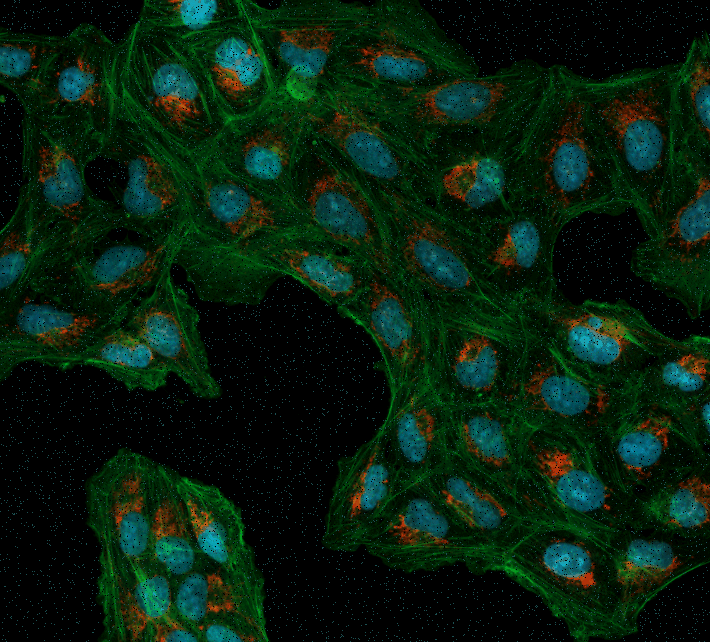
#> input picture images/Osteosarcoma_01_8bit_salt_pepper_cropped.tif, 710 x 642 px
$ python '04 Functions in Python.py'
#> lines starting #> are read from the running program, lines starting #| are printed output that depends on the picture
# -*- coding: utf-8 -*-
"""
Created on Thu May 19 08:32:57 2022

@author: Reza
"""
from skimage import io, filters
from matplotlib import pyplot as plt

def gaussian_of_img(img,sigma=1):
    gaussian_img = filters.gaussian(img, sigma)
    return(gaussian_img)

my_image = io.imread('images/Osteosarcoma_01_8bit_salt_pepper_cropped.tif')
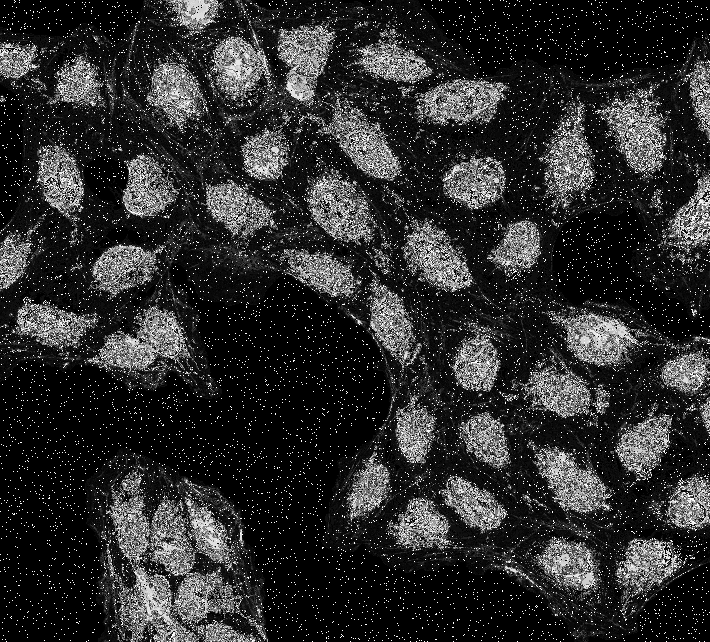
#> my_image: shape (642, 710); min 0, max 255, mean 45.3

filtered = gaussian_of_img(my_image, 3)
#> in gaussian_of_img, `gaussian_img = filters.gaussian(img, sigma)`:
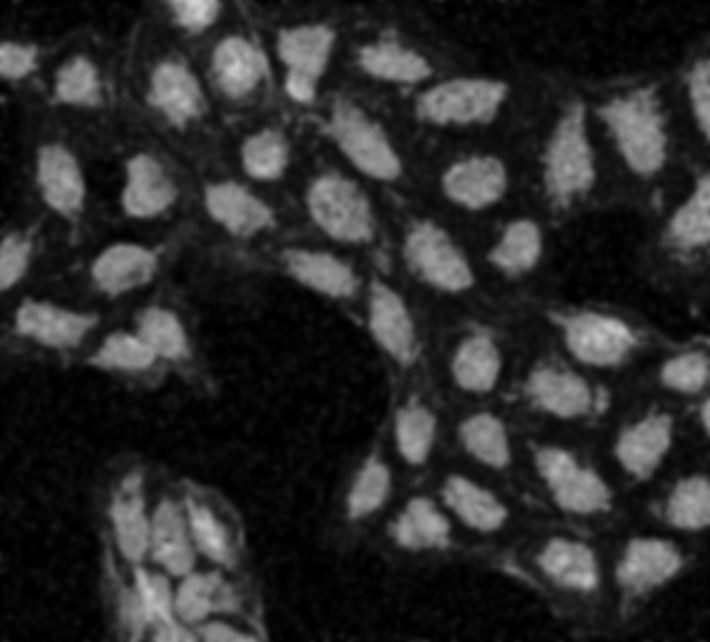
#> gaussian_img: shape (642, 710) float64; min 2.45e-05, max 0.82, mean 0.178

plt.imshow(filtered)
